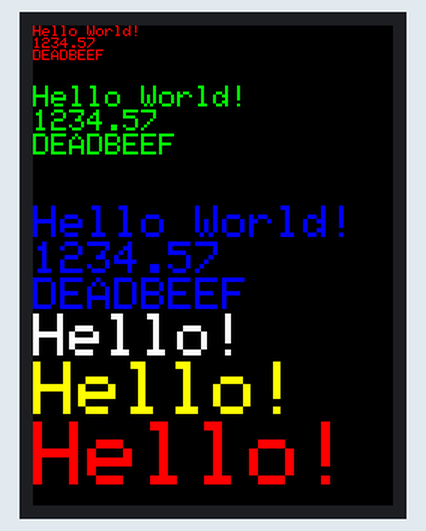
The sketch below on a simulated Arduino Uno, built with avr-gcc and run on an emulated ATmega328P. On the bench: 240×320 colour display. What the sketch prints to the serial monitor is not drawn.

Above: at 0.3 s.

Measured:
- what the display in image 0 shows lasts 5.0 s, from 0.2 s to 5.2 s

The sketch:

DisplayString.ino
```cpp
#include <MCUFRIEND_kbv.h>
#include <Adafruit_GFX.h>    // Core graphics library


// wiring with UNO or Mega2560:
//--------------POWER Pins--------------------------------
//   5V  connects to DC 5V
//   GND connects to Ground
//   3V3 do not need to connect(NC)
//--------------LCD Display Pins--------------------------
//   LCD_RD   connects to Analog pin A0
//   LCD_WR   connects to Analog pin A1
//   LCD_RS   connects to Analog pin A2
//   LCD_CS   connects to Analog pin A3
//   LCD_RST  connects to Analog pin A4
//   LCD_D0   connects to digital pin 8
//   LCD_D1   connects to digital pin 9
//   LCD_D2   connects to digital pin 2
//   LCD_D3   connects to digital pin 3
//   LCD_D4   connects to digital pin 4
//   LCD_D5   connects to digital pin 5
//   LCD_D6   connects to digital pin 6
//   LCD_D7   connects to digital pin 7
//--------------SD-card fuction Pins ----------------------
//This Connection Only for UNO, Do not support Mega2560
//because they use different Hardware-SPI Pins
//SD_SS    connects to digital pin 10
//SD_DI    connects to digital pin 11
//SD_DO    connects to digital pin 12
//SD_SCK   connects to digital pin 13


#define LCD_RESET A4 // Can alternately just connect to Arduino's reset pin
#define LCD_CS A3   // Chip Select goes to Analog 3
#define LCD_CD A2  // Command/Data goes to Analog 2
#define LCD_WR A1  // LCD Write goes to Analog 1
#define LCD_RD A0 // LCD Read goes to Analog 0

// Assign human-readable names to some common 16-bit color values:
#define	BLACK   0x0000
#define	BLUE    0x001F
#define	RED     0xF800
#define	GREEN   0x07E0
#define CYAN    0x07FF
#define MAGENTA 0xF81F
#define YELLOW  0xFFE0
#define WHITE   0xFFFF


MCUFRIEND_kbv tft;


void setup(void) {
  Serial.begin(9600);
  Serial.println(F("TFT LCD test"));

  tft.reset();

  uint16_t identifier = tft.readID();
  if(identifier == 0x9325) {
    Serial.println(F("Found ILI9325 LCD driver"));
  } else if(identifier == 0x9328) {
    Serial.println(F("Found ILI9328 LCD driver"));
  } else if(identifier == 0x4535) {
    Serial.println(F("Found LGDP4535 LCD driver"));
  }else if(identifier == 0x7575) {
    Serial.println(F("Found HX8347G LCD driver"));
  } else if(identifier == 0x9595) {
    Serial.println(F("Found HX8347-I LCD driver"));
  } else if(identifier == 0x4747) {
    Serial.println(F("Found HX8347-D LCD driver"));
  } else if(identifier == 0x8347) {
    Serial.println(F("Found HX8347-A LCD driver"));
  }else if(identifier == 0x9341) {
    Serial.println(F("Found ILI9341 LCD driver"));
  }else if(identifier == 0x7783) {
    Serial.println(F("Found ST7781 LCD driver"));
  }else if(identifier == 0x8230) {
    Serial.println(F("Found UC8230 LCD driver"));
  }else if(identifier == 0x8357) {
    Serial.println(F("Found HX8357D LCD driver"));
  } else if(identifier==0x0101){
      identifier=0x9341;
      Serial.println(F("Found 0x9341 LCD driver"));
  }else if(identifier==0x7793){
       Serial.println(F("Found ST7793 LCD driver"));
  }else if(identifier==0xB509){
       Serial.println(F("Found R61509 LCD driver"));
  }else if(identifier==0x9486){
       Serial.println(F("Found ILI9486 LCD driver"));
  }else if(identifier==0x9488){
       Serial.println(F("Found ILI9488 LCD driver"));
  }else {
    Serial.print(F("Unknown LCD driver chip: "));
    Serial.println(identifier, HEX);
    Serial.println(F("If using the Adafruit 2.8\" TFT Arduino shield, the line:"));
    Serial.println(F("  #define USE_ADAFRUIT_SHIELD_PINOUT"));
    Serial.println(F("should appear in the library header (Adafruit_TFT.h)."));
    Serial.println(F("If using the breakout board, it should NOT be #defined!"));
    Serial.println(F("Also if using the breakout, double-check that all wiring"));
    Serial.println(F("matches the tutorial."));
    identifier=0x9341;
  }
  tft.begin(identifier);
}

void loop(void) {
   tft.fillScreen(BLACK);
  unsigned long start = micros();
  tft.setCursor(0, 0);

  tft.setTextColor(RED);  tft.setTextSize(1);
  tft.println("Hello World!");
  tft.println(01234.56789);
  tft.println(0xDEADBEEF, HEX);
  tft.println();
  tft.println();
  tft.setTextColor(GREEN); tft.setTextSize(2);
   tft.println("Hello World!");
  tft.println(01234.56789);
  tft.println(0xDEADBEEF, HEX);
  tft.println();
  tft.println();

  tft.setTextColor(BLUE);    tft.setTextSize(3);
   tft.println("Hello World!");
  tft.println(01234.56789);
  tft.println(0xDEADBEEF, HEX);

  tft.setTextColor(WHITE);    tft.setTextSize(4);
   tft.println("Hello!");
   tft.setTextColor(YELLOW);    tft.setTextSize(5);
   tft.println("Hello!");
   tft.setTextColor(RED);    tft.setTextSize(6);
   tft.println("Hello!");
  tft.println();
  tft.println();
  /*
  tft.println();
  tft.setTextColor(GREEN);
  tft.setTextSize(5);
  tft.println("Groop");
  tft.setTextSize(2);
  tft.println("I implore thee,");
  tft.setTextSize(1);
  tft.println("my foonting turlingdromes.");
  tft.println("And hooptiously drangle me");
  tft.println("with crinkly bindlewurdles,");
  tft.println("Or I will rend thee");
  tft.println("in the gobberwarts");
  tft.println("with my blurglecruncheon,");
  tft.println("see if I don't!");*/
  delay(1000);delay(1000);delay(1000);delay(1000);delay(1000);
}
```
